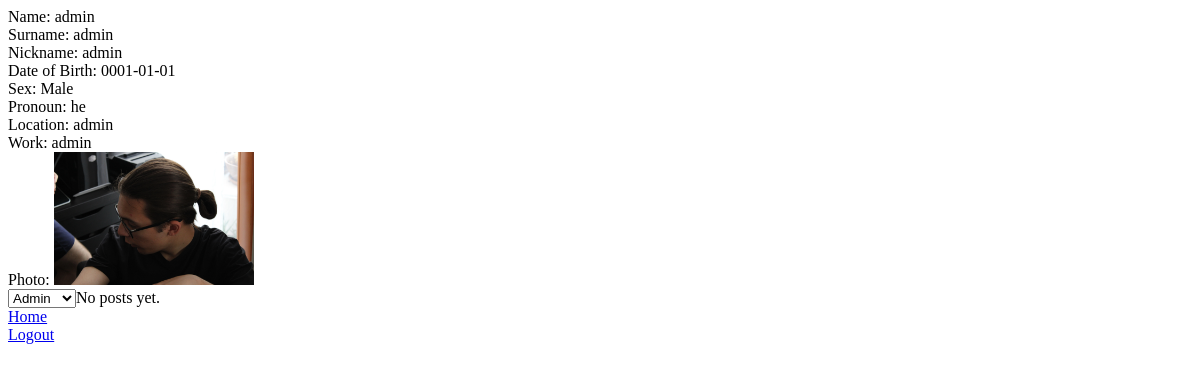
Screenshot of /fotorum/vUtente.php?id=1 with the database file from the repository.
### tables this page shows
CREATE TABLE `account` (
  `id` int(11) NOT NULL,
  `name` varchar(42) DEFAULT NULL,
  `surname` varchar(26) DEFAULT NULL,
  `nickname` varchar(255) DEFAULT NULL CHECK (octet_length(`nickname`) >= 4),
  `email` varchar(255) DEFAULT NULL,
  `password` varchar(128) DEFAULT NULL,
  `salt` varchar(255) DEFAULT NULL,
  `dateBorn` date DEFAULT NULL,
  `sex` int(11) DEFAULT NULL,
  `pronoun` int(11) DEFAULT NULL,
  `location` varchar(255) DEFAULT NULL,
  `work` varchar(255) DEFAULT NULL,
  `role` int(11) DEFAULT NULL,
  `photo` varchar(255) DEFAULT NULL,
  `verified` tinyint(1) DEFAULT 0
);

CREATE TABLE `sex` (
  `id` int(11) NOT NULL,
  `sex` varchar(255) NOT NULL
);

CREATE TABLE `pronoun` (
  `id` int(11) NOT NULL,
  `pronoun` varchar(255) NOT NULL
);

### fotorum/vUtente.php (the view, shortened to what this page needs)
<?php
require 'connection.php';
$id = $_GET['id'];
$stmt = $conn->prepare('SELECT Account.*, Sex.sex, Pronoun.pronoun FROM Account
                        LEFT JOIN Sex ON Account.sex = Sex.id
                        LEFT JOIN Pronoun ON Account.pronoun = Pronoun.id
                        WHERE Account.id = ?');
$stmt->bind_param('i', $id);
$stmt->execute();
$result = $stmt->get_result();
$user = $result->fetch_assoc();
echo "Name: " . $user['name'] . "<br>";
echo "Surname: " . $user['surname'] . "<br>";
echo "Nickname: " . $user['nickname'] . "<br>";
echo "Date of Birth: " . $user['dateBorn'] . "<br>";
echo "Sex: " . $user['sex'] . "<br>";
echo "Pronoun: " . $user['pronoun'] . "<br>";
echo "Location: " . $user['location'] . "<br>";
echo "Work: " . $user['work'] . "<br>";
echo "Photo: <img src='" . $user['photo'] . "' alt='User photo' class='profile-photo'><br>";
echo "<select onchange=\"changeRole(" . $id . ", this.value)\">";
$rolesQuery = "SELECT * FROM role";
$rolesResult = $conn->query($rolesQuery);
if ($rolesResult->num_rows > 0) {
    while ($roleRow = $rolesResult->fetch_assoc()) {
        $selected = ($roleRow['id'] == $user['role']) ? "selected" : "";
        echo "<option value='" . $roleRow["id"] . "' $selected>" . $roleRow["description"] . "</option>";
    }
}
echo "</select>";
$stmt = $conn->prepare('SELECT id, photo, file, text FROM Post WHERE account_id = ?');
$stmt->bind_param('i', $id);
$stmt->execute();
$result = $stmt->get_result();
$posts = $result->fetch_all(MYSQLI_ASSOC);
if (count($posts) > 0) {
    echo "Posts:<br>";
    foreach ($posts as $post) {
        echo "Photo: <img class='post-photo' src='" . $post['photo'] . "' alt='Post photo' ><br>";
        echo "Text: " . $post['text'] . "<br><br>";
        echo "<form action='vPpost.php' method='post'>";
        echo "<input type='hidden' name='post_id' value='" . $post['id'] . "'>";
        echo "<input type='submit' value='View Post'>";
        echo "</form>";
    }
} else {
    echo "No posts yet.<br>";
}
?>
<div id="menu">
    <a href="home.php">Home</a><br>
    <a href="logout.php">Logout</a><br>
</div>
<head>
</head>

### fotorum/vUtente.php (style rules this page uses)
.profile-photo { max-width: 200px; max-height: 200px; width: auto; height: auto; }

### rows the page displays
account: name "admin", surname "admin", nickname "admin", dateBorn "0001-01-01", sex.sex "Male", pronoun.pronoun "he", location "admin", work "admin", photo (picture)

### other values shown
form field value "Admin"
